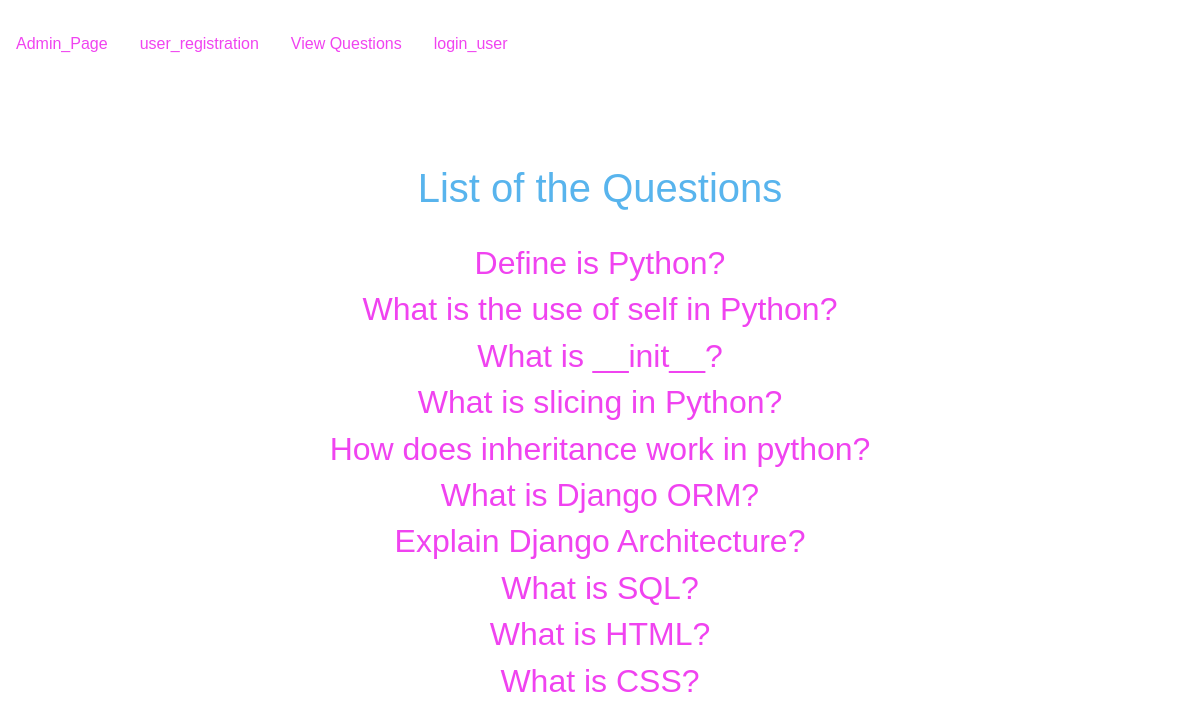
Page /ListOfQuestions/ on the earlier database version.
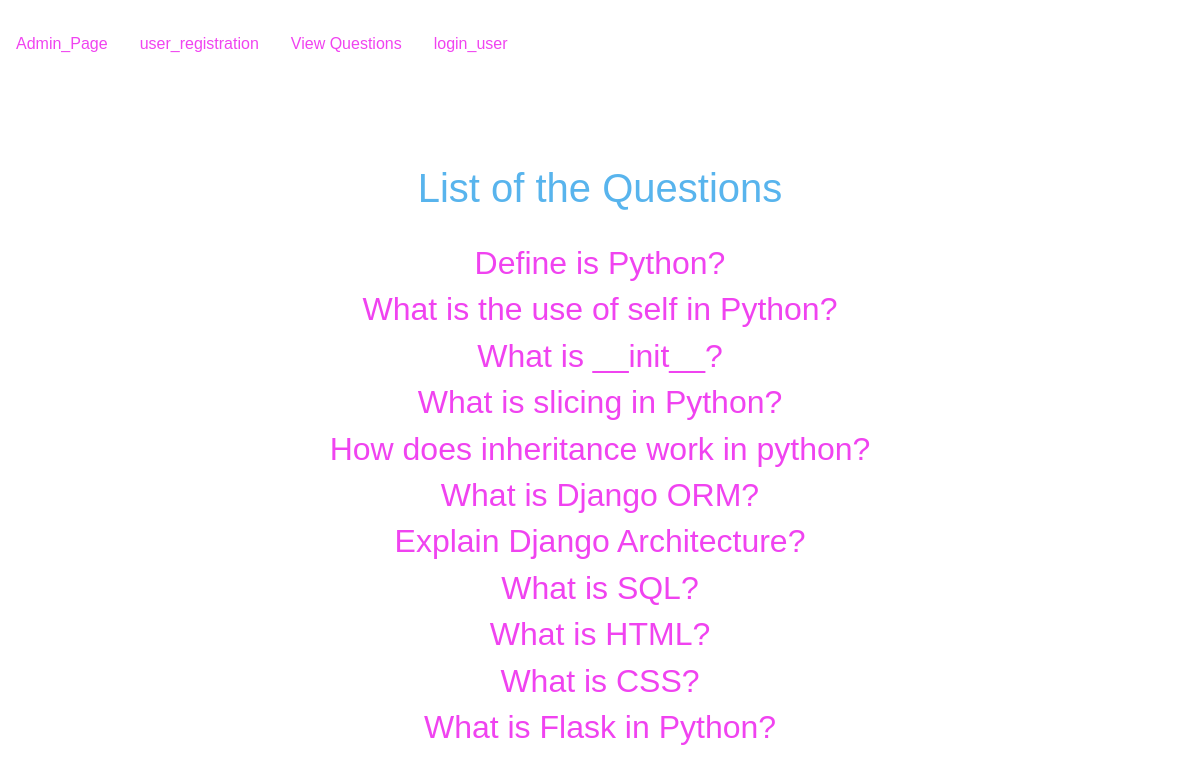
Same page on the later database version.
### app/models.py (models this page shows, shortened)
class DisplayQuestions(models.Model):
    title = models.CharField(max_length=255)
    user = models.ForeignKey(User, on_delete=models.CASCADE)
    description = models.TextField()
    created_at = models.DateTimeField(auto_now_add=True)

### app/views.py (the view)
# urls.py: path('ListOfQuestions/',ListOfQuestions.as_view(),name='ListOfQuestions'),
class ListOfQuestions(ListView):
    model = DisplayQuestions
    context_object_name='QUSL'

### templates/app/DisplayQuestions_list.html (shortened to what this page needs)
{% extends 'app/dummy.html' %}
{% block body_block  %}
<center>
<div style="margin-top: 100px;">
  <h1>List of the Questions</h1><br>
 {% for i in QUSL %}
 <a href="{{i.pk}}"><h2>{{i.title}}</h2></a>
  {% endfor %}
</div>
</center>
{% endblock %}

Differences in the rows shown:
added DisplayQuestions: title "What is Flask in Python?"
